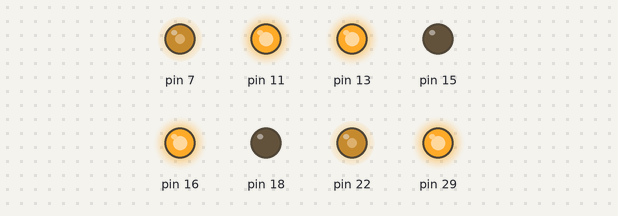
A program run on a simulated Raspberry Pi (header pin numbers). Shown: output pins drawn as LEDs (lit = HIGH). At 9.0 s the program stops and its outputs stay as they are.

Above: at 0.1 s.
At 2.1 s:
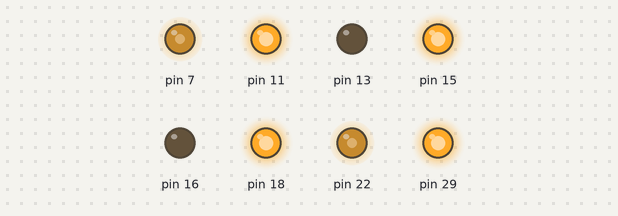
At 4.1 s:
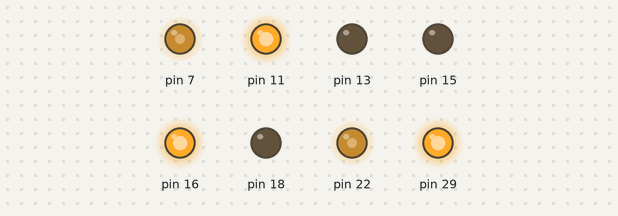
At 4.6 s:
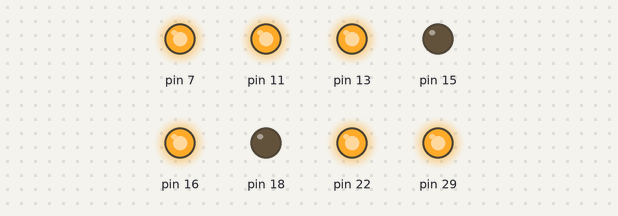
At 6.6 s:
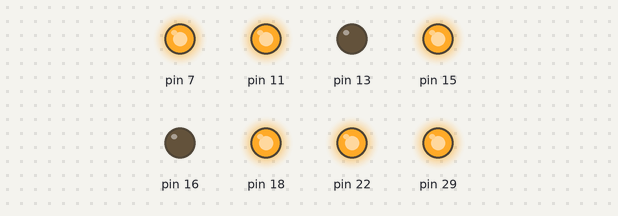
At 9.1 s:
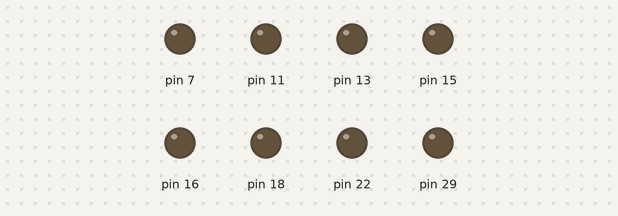
Timing chart, 0 to 10.5 s (numbered marks = the images above):
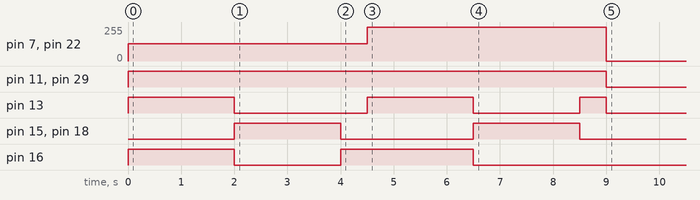

Measured:
- by itself, pin 7, pin 22: 0/255 → 128/255 at 0.00 s, → 255/255 4.5 s later, → 0/255 4.5 s later
- by itself, pin 11, pin 29: LOW → HIGH at 0.00 s, → LOW 9.0 s later
- by itself, pin 13: goes HIGH 2.0 s, LOW 2.5 s, HIGH 2.0 s, LOW 2.0 s, HIGH 0.50 s, then LOW
- by itself, pin 15, pin 18: alternates HIGH for 2.0 s and LOW for 2.5 s
- by itself, pin 16: LOW → HIGH at 0.00 s, → LOW 2.0 s later, → HIGH 2.0 s later, → LOW 2.5 s later

The program:

smartcar_speed.py
```python
#!/usr/bin/python2
#coding=utf-8

import RPi.GPIO as gpio
import time

class Wheel(object):
    def __init__(self, in_pin1, in_pin2, enable_pin1, enable_pin2):
        '''
        :param in_pin1 in_pin1: IN1 IN2 or IN3 IN4
        :param enable_pin1 enable_pin2: ENA or ENB
        '''
        self.pin1 = in_pin1
        self.pin2 = in_pin2

        # setup I/O OUT
        gpio.setup(in_pin1, gpio.OUT)
        gpio.setup(in_pin2, gpio.OUT)
        gpio.setup(enable_pin1, gpio.OUT)
        gpio.setup(enable_pin2, gpio.OUT)

        gpio.output(enable_pin1, True)
        gpio.output(enable_pin2, True)
        # enable
        self.pwm = gpio.PWM(enable_pin1, 50)
        self.pwm.start(0)
        #gpio.output(enable_pin1, True)
        #gpio.output(enable_pin2, True)

    def forward(self):
        gpio.output(self.pin1, True)
        gpio.output(self.pin2, False)

    def backward(self):
        gpio.output(self.pin1, False)
        gpio.output(self.pin2, True)

    def stop(self):
        gpio.output(self.pin1, False)
        gpio.output(self.pin2, False)

    def set_speed(self, dc):
	self.pwm.ChangeDutyCycle(dc)

class Car(object):
    def __init__(self):
        gpio.setmode(gpio.BOARD)

        self.left_wheel = Wheel(13, 15, 7, 11)
        self.right_wheel = Wheel(16, 18, 22, 29)

    def forward(self):
        self.left_wheel.forward()
        self.right_wheel.forward()

    def backward(self):
        self.left_wheel.backward()
        self.right_wheel.backward()

    def left(self):
        self.left_wheel.stop()
        self.right_wheel.forward()

    def right(self):
        self.left_wheel.forward()
        self.right_wheel.stop()

    def stop(self):
        self.left_wheel.stop()
        self.right_wheel.stop()

    def set_speed(self, dc):
	self.left_wheel.set_speed(dc)
	self.right_wheel.set_speed(dc)

    def shutdown(self):
        self.stop()
        gpio.cleanup()

if __name__ == "__main__":
    smart_car = Car()
    smart_car.set_speed(50)
    smart_car.forward()
    time.sleep(2)
    smart_car.backward()
    time.sleep(2)
    smart_car.left()
    time.sleep(0.5)
    smart_car.set_speed(100)
    #time.sleep(2)
    smart_car.forward()
    time.sleep(2)
    smart_car.backward()
    time.sleep(2)
    smart_car.right()
    time.sleep(0.5)
    smart_car.shutdown()
```
